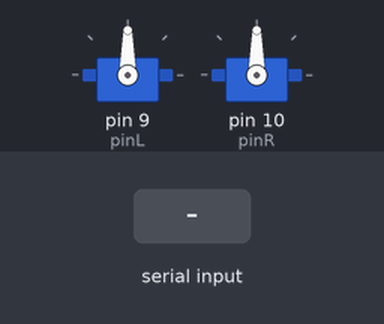
Bench run of a sketch on a simulated Arduino Uno, built with avr-gcc and run on an emulated ATmega328P. Shown: 2 × servo. Inputs (shaded band) come from the test bench. What the sketch prints to the serial monitor is not drawn.

Above: at 1.7 s.
1.8 s: "L,45\n" received over Serial
At 2.5 s:
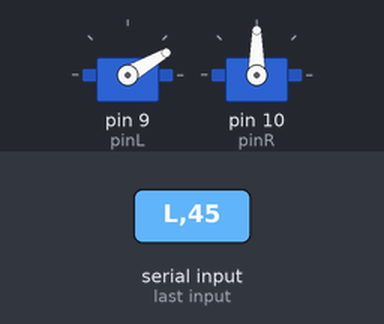
3.3 s: "R,45\n" received over Serial
At 3.6 s:
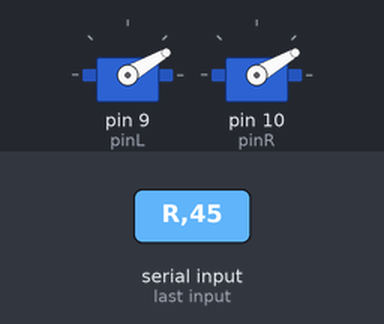
4.8 s: "L90\n" received over Serial
At 6.0 s:
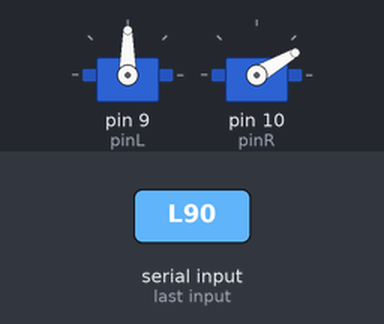
6.3 s: "R90\n" received over Serial
At 7.1 s:
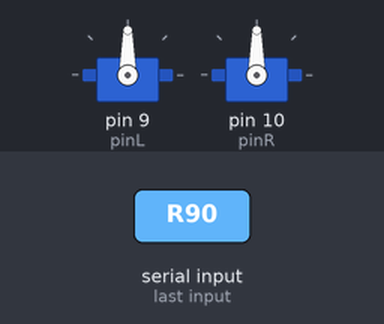
Timing chart, 0 to 8.8 s (numbered marks = the images above; inputs shaded):
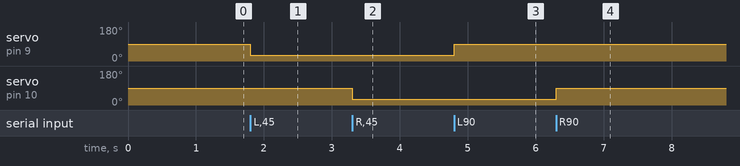

The sketch:

dual_servo_vergence.ino
```cpp
#include <Servo.h>
Servo servoL; Servo servoR;
const int pinL=9; const int pinR=10;
int minDeg=30, maxDeg=150;
int posL=90, posR=90;
void clampWrite(Servo &s, int &v){ if(v<minDeg)v=minDeg; if(v>maxDeg)v=maxDeg; s.write(v); }
void setup(){ Serial.begin(115200); servoL.attach(pinL); servoR.attach(pinR); delay(500);
  clampWrite(servoL,posL); clampWrite(servoR,posR); Serial.println("READY"); }
void loop(){
  if(Serial.available()){
    String line=Serial.readStringUntil('\n'); line.trim();
    if(line.length()>=2){
      char id=line.charAt(0); int val=line.substring(1).toInt();
      if(id=='L'){ posL=val; clampWrite(servoL,posL); }
      if(id=='R'){ posR=val; clampWrite(servoR,posR); }
    }
  }
}
```

Measured:
- after the input at 1.8 s, servo on pin 9 (pinL): 90° → 30° at once
- after the input at 3.3 s, servo on pin 10 (pinR): 90° → 30° at once
- after the input at 4.8 s, servo on pin 9 (pinL): 30° → 90° at once
- after the input at 6.3 s, servo on pin 10 (pinR): 30° → 90° at once
